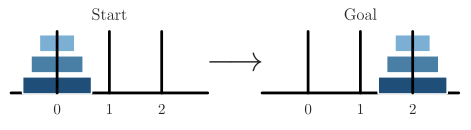

Generate this figure with Python:
"""
Schematic figure of the 3-disk Tower of Hanoi task (Start → Goal).
Pegs are labelled 0, 1, 2 (left to right).
Outputs: figures/hanoi_schematic.pdf
"""
import os
import sys

sys.path.append(os.path.join(os.path.dirname(__file__), ".."))

import matplotlib.patches as patches
import matplotlib.pyplot as plt

from utils import set_plot_style

set_plot_style()

# --- Layout constants ---
N_DISKS = 3
PEG_X = [0.25, 0.5, 0.75]  # x positions of pegs; inset so widest disk fits
BASE_Y = 0.05               # y of the base bar
DISK_H = 0.10               # height of each disk in data coords (equal aspect)
DISK_FILL = 0.72            # fraction of DISK_H that is solid (rest is gap)
# peg ends just above the top disk
PEG_H = (N_DISKS - 1) * DISK_H + DISK_H * DISK_FILL + 0.02
# widths: index 0 = disk 1 (smallest), index 2 = disk 3 (largest)
# with equal aspect largest disk is 0.32 / (0.10*0.72) ≈ 4.4:1 (flat)
DISK_W = [0.16, 0.24, 0.32]
DISK_COLORS = ["#7BAFD4", "#4A7FA5", "#1F4E79"]   # light → dark blue (small → large)


def draw_state(ax, state, title):
    """Draw a Tower of Hanoi configuration.

    state : tuple length N, state[i] = peg (0/1/2) for disk i+1 (1 = smallest).
    """
    top_y = BASE_Y + PEG_H
    title_y = top_y + 0.04
    ax.set_xlim(0, 1)
    ax.set_ylim(BASE_Y - 0.07, title_y + 0.01)
    ax.set_aspect("equal")
    ax.axis("off")

    # Title placed just above the peg tops in data coordinates
    ax.text(0.5, title_y, title, ha="center", va="bottom", fontsize=12)

    # Base (zorder=1: behind disks)
    ax.plot([0.03, 0.97], [BASE_Y, BASE_Y], color="black", lw=2,
            solid_capstyle="round", zorder=1)

    # Build stacks: iterate largest disk first so they sit at the bottom
    peg_stacks = {0: [], 1: [], 2: []}
    for disk_idx in range(len(state) - 1, -1, -1):   # 2, 1, 0  (large → small)
        peg_stacks[state[disk_idx]].append(disk_idx)

    # Draw disks (zorder=2: above base, below pegs)
    for peg, disk_list in peg_stacks.items():
        px = PEG_X[peg]
        for layer, disk_idx in enumerate(disk_list):
            w = DISK_W[disk_idx]
            rect = patches.FancyBboxPatch(
                (px - w / 2, BASE_Y + layer * DISK_H),
                w,
                DISK_H * DISK_FILL,
                boxstyle="round,pad=0.005",
                facecolor=DISK_COLORS[disk_idx],
                edgecolor="white",
                linewidth=1.2,
                zorder=2,
            )
            ax.add_patch(rect)

    # Pegs and peg labels (zorder=3: on top, shows through disk centres)
    for i, px in enumerate(PEG_X):
        ax.plot([px, px], [BASE_Y, top_y], color="black", lw=2,
                solid_capstyle="round", zorder=3)
        ax.text(px, BASE_Y - 0.05, str(i), ha="center", va="top", fontsize=11)


# --- Build figure ---
os.makedirs(os.path.join(os.path.dirname(__file__)), exist_ok=True)

fig = plt.figure(figsize=(6.0, 1.6))
gs = fig.add_gridspec(1, 3, width_ratios=[5, 1, 5], wspace=0.0)

ax_start = fig.add_subplot(gs[0])
ax_mid = fig.add_subplot(gs[1])
ax_goal = fig.add_subplot(gs[2])

# Start: all disks on peg 0  →  state = (0, 0, 0)
draw_state(ax_start, (0, 0, 0), "Start")

# Arrow
ax_mid.axis("off")
ax_mid.text(0.5, 0.52, r"$\longrightarrow$", ha="center", va="center",
            fontsize=26, transform=ax_mid.transAxes)

# Goal: all disks on peg 2  →  state = (2, 2, 2)
draw_state(ax_goal, (2, 2, 2), "Goal")

out_path = os.path.join(os.path.dirname(__file__), "hanoi_schematic.pdf")
plt.savefig(out_path, bbox_inches="tight", pad_inches=0.03)
plt.close()
print(f"Saved {out_path}")
